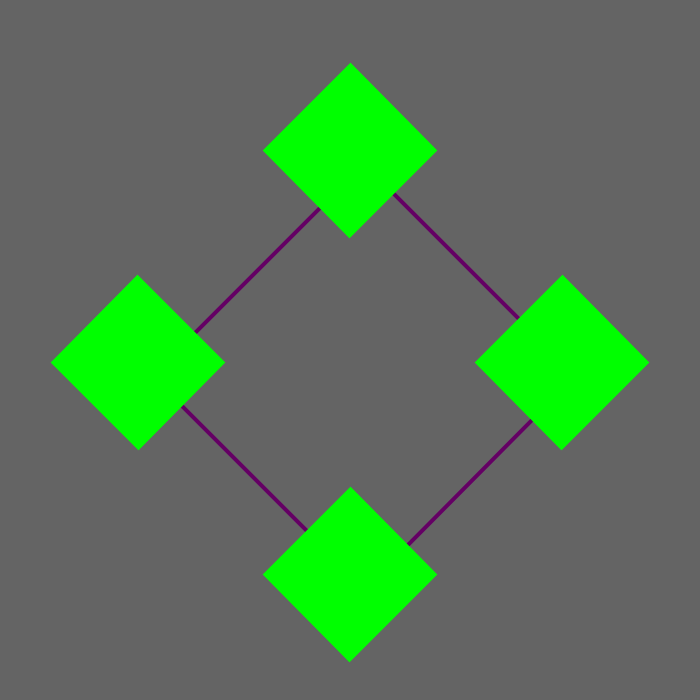
Frame 1 (no input)
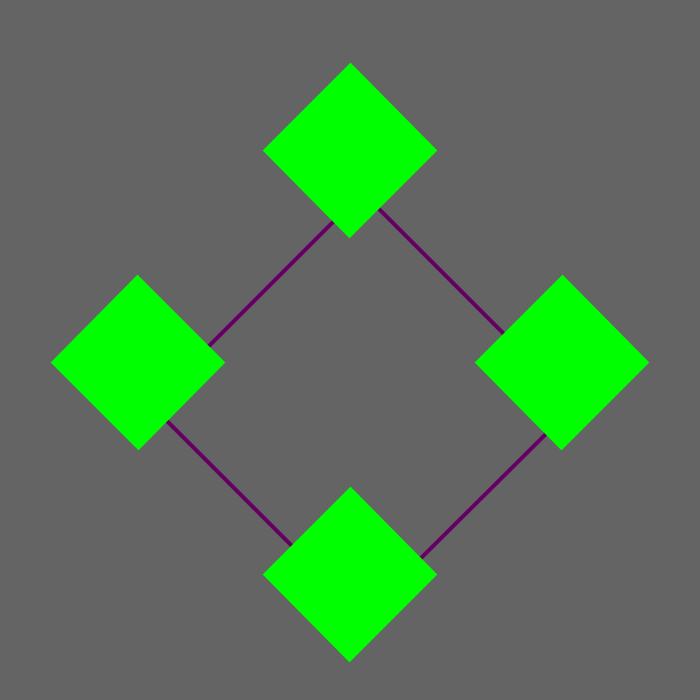
Frame 60 (the mouse pressed at the canvas centre just before this capture)
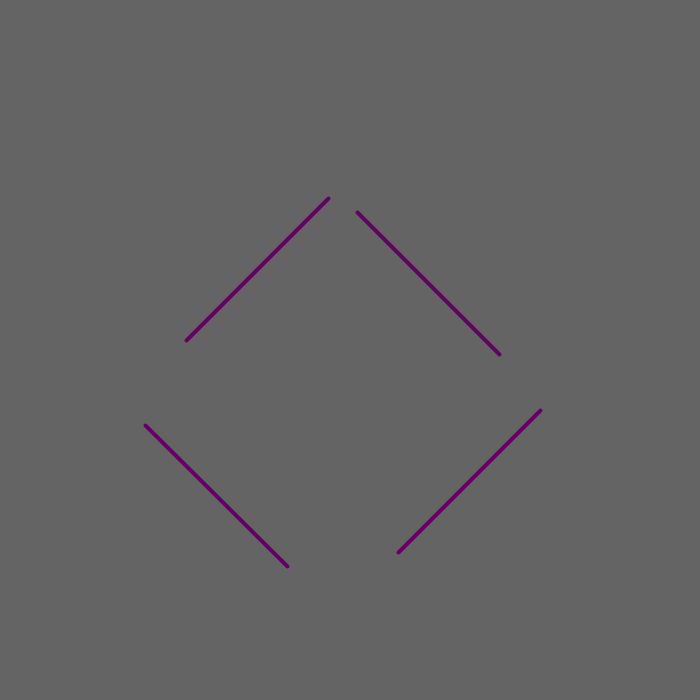
Frame 120 (the mouse held since frame 60 and released just before this capture)

The Processing sketch that drew these frames (run headless with seeded random() and noise(); from frame 60 on, the mouse is pressed at the canvas centre):

// Processing sketch: motion_binding
// ── motion_binding.pde

//Set Variables
int distance=150;
int half;
boolean diamonds=true;


//Movement Variables
int top=40;
int move1 = 0;
boolean increase1=true;
int move2 = 20;
boolean increase2=false;

void setup(){
  size(700, 700);
  half=700/2;
}

void draw(){
  background(100);
  stroke(100, 0, 100);
  
  strokeWeight(4);
  drawLines();
  move();
  
}

void drawLines(){
  //Sets the 0,0 point in (350,150) to rotate the square
  translate(half, distance);
  pushMatrix();
    rotate(radians(45));
    //Int to cut the lines and make them shorter, and not a full square.
    int cut=50;
    
    //Paralels
    line(0+cut, 0+move1, 300-cut, 0+move1);
    line(0+cut, 300+move1, 300-cut, 300+move1);
    
    line(300+move2, 0+cut, 300+move2, 300-cut);
    line(0+move2, 0+cut, 0+move2, 300-cut);
    
    
    if(diamonds)
      drawDiamonds();
    rectMode(CORNER);
  popMatrix();
}

void drawDiamonds(){
  rectMode(CENTER);
  fill(0, 255, 0);
  stroke(0, 255, 0);
  rect(0, 0, 120, 120);
  rect(0, 300, 120, 120);
  rect(300, 0, 120, 120);
  rect(300, 300, 120, 120);
  
}

boolean shouldIncrease(int move, boolean increase){
  if(move==0){
    return true;
  }else if (move==top){
    return false;
  }else{
    return increase;
  }
}

void move(){
  increase1=shouldIncrease(move1, increase1);
  if(increase1){
    move1++;
  }else{
    move1--;
  }
  
  increase2=shouldIncrease(move2, increase2);
  if(increase2){
    move2++;
  }else{
    move2--;
  }
}

void mouseReleased(){
  diamonds=true;
}

void mousePressed(){
  diamonds=false;
}
